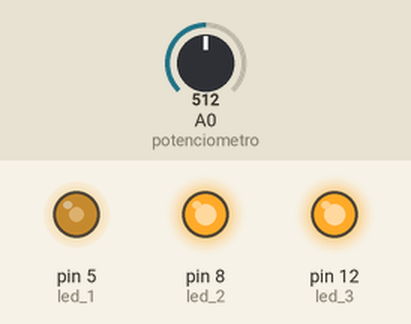
This sketch was run on a simulated Arduino Uno, built with avr-gcc and run on an emulated ATmega328P. On the bench: output pins drawn as LEDs (lit = HIGH). The inputs (shaded band) are chosen by the test bench; at power-on: A0 (potenciometro) = 512.

Above: at 1.2 s.
1.3 s: A0 (potenciometro) set to 716
At 2.5 s:
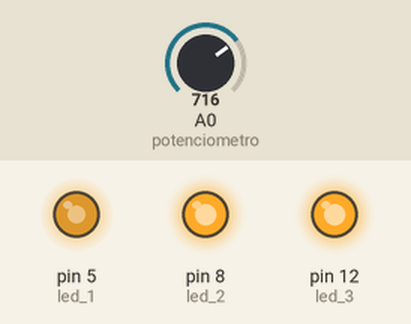
2.8 s: A0 (potenciometro) set to 900
At 3.6 s:
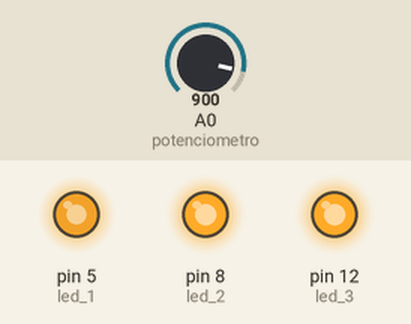
4.3 s: A0 (potenciometro) set to 511
At 4.8 s:
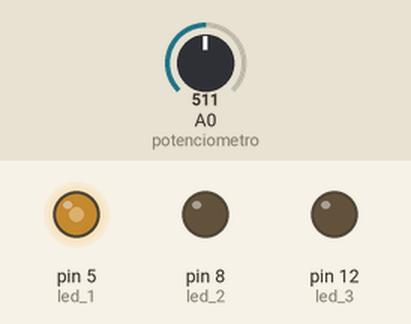
5.8 s: A0 (potenciometro) set to 122
At 7.0 s:
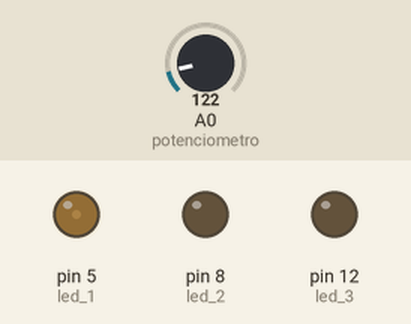
7.3 s: A0 (potenciometro) set to 0
At 8.3 s:
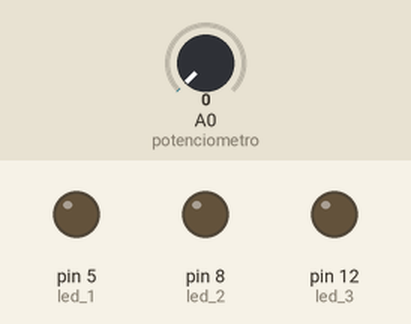
Timing chart, 0 to 9.8 s (numbered marks = the images above; inputs shaded):
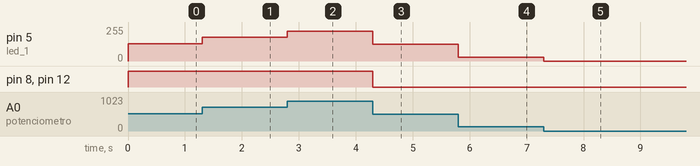

Measured:
- after the input at 1.3 s, pin 5 (led_1): 128/255 → 179/255 at once
- after the input at 2.8 s, pin 5 (led_1): 179/255 → 225/255 at once
- after the input at 4.3 s, pin 5 (led_1): 225/255 → 127/255 at once; pin 8 (led_2), pin 12 (led_3): HIGH → LOW at once
- after the input at 5.8 s, pin 5 (led_1): 127/255 → 30/255 at once
- after the input at 7.3 s, pin 5 (led_1): 30/255 → 0/255 at once

The sketch:

POTENCIOMETRO___3_LEDS.ino
```cpp
//apagar / encender con potenciómetro.

void setup() {
 pinMode(5,OUTPUT);//led 1
 pinMode(8,OUTPUT);//led 2
 pinMode(12,OUTPUT);//led 3
 pinMode(A0,INPUT);//potenciometro

}

void loop() {
  analogWrite(5,(analogRead(A0)/4));
  analogWrite(8,(analogRead(A0)/4));
  analogWrite(12,(analogRead(A0)/4));

}
```
